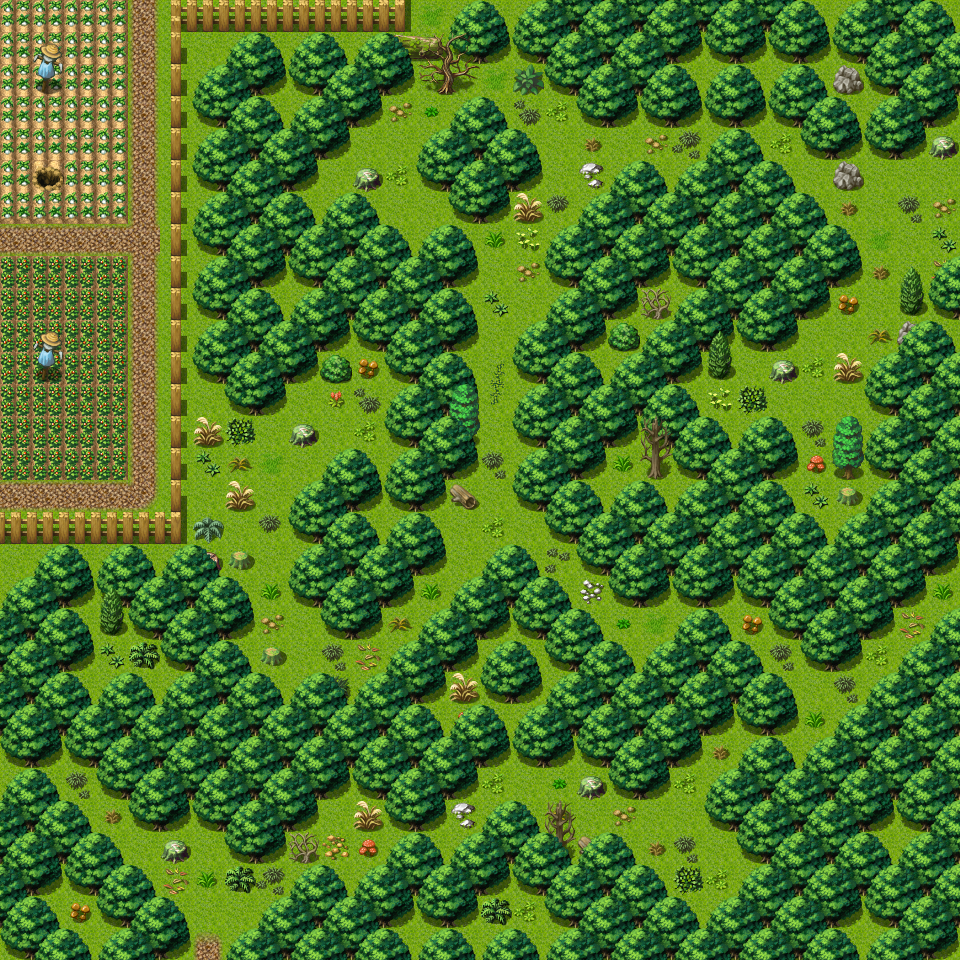

Below is a game level as drawn by its tile map, then a one-line description and the .tmx that defines it (tile-layer data replaced by summaries):
An orthogonal 30x30 tile map with 32x32 px tiles, 3 tile layers (Ground, Objects, Above), 1 hidden layer not drawn, 40 tilesets and 16 objects (12x spawn, 4x mapchange).

<map version="1.0" orientation="orthogonal" width="30" height="30" tilewidth="32" tileheight="32">
 <properties>
  <property name="outdoors" value="1" />
 </properties>
 <tileset firstgid="1" name="map_bed_1" tilewidth="32" tileheight="32">
  <image source="../drawable/map_bed_1.png" width="512" height="256" />
 </tileset>
 <tileset firstgid="129" name="map_border_1" tilewidth="32" tileheight="32">
  <image source="../drawable/map_border_1.png" width="512" height="256" />
 </tileset>
 <tileset firstgid="257" name="map_bridge_1" tilewidth="32" tileheight="32">
  <image source="../drawable/map_bridge_1.png" width="512" height="256" />
 </tileset>
 <tileset firstgid="385" name="map_broken_1" tilewidth="32" tileheight="32">
  <image source="../drawable/map_broken_1.png" width="512" height="256" />
 </tileset>
 <tileset firstgid="513" name="map_cavewall_1" tilewidth="32" tileheight="32">
  <image source="../drawable/map_cavewall_1.png" width="576" height="192" />
 </tileset>
 <tileset firstgid="621" name="map_cavewall_2" tilewidth="32" tileheight="32">
  <image source="../drawable/map_cavewall_2.png" width="576" height="192" />
 </tileset>
 <tileset firstgid="729" name="map_cavewall_3" tilewidth="32" tileheight="32">
  <image source="../drawable/map_cavewall_3.png" width="576" height="192" />
 </tileset>
 <tileset firstgid="837" name="map_chair_table_1" tilewidth="32" tileheight="32">
  <image source="../drawable/map_chair_table_1.png" width="512" height="256" />
 </tileset>
 <tileset firstgid="965" name="map_crate_1" tilewidth="32" tileheight="32">
  <image source="../drawable/map_crate_1.png" width="512" height="256" />
 </tileset>
 <tileset firstgid="1093" name="map_cupboard_1" tilewidth="32" tileheight="32">
  <image source="../drawable/map_cupboard_1.png" width="512" height="256" />
 </tileset>
 <tileset firstgid="1221" name="map_curtain_1" tilewidth="32" tileheight="32">
  <image source="../drawable/map_curtain_1.png" width="512" height="256" />
 </tileset>
 <tileset firstgid="1349" name="map_entrance_1" tilewidth="32" tileheight="32">
  <image source="../drawable/map_entrance_1.png" width="512" height="256" />
 </tileset>
 <tileset firstgid="1477" name="map_fence_1" tilewidth="32" tileheight="32">
  <image source="../drawable/map_fence_1.png" width="512" height="256" />
 </tileset>
 <tileset firstgid="1605" name="map_fence_2" tilewidth="32" tileheight="32">
  <image source="../drawable/map_fence_2.png" width="512" height="256" />
 </tileset>
 <tileset firstgid="1733" name="map_ground_1" tilewidth="32" tileheight="32">
  <image source="../drawable/map_ground_1.png" width="512" height="256" />
 </tileset>
 <tileset firstgid="1861" name="map_ground_2" tilewidth="32" tileheight="32">
  <image source="../drawable/map_ground_2.png" width="512" height="256" />
 </tileset>
 <tileset firstgid="1989" name="map_ground_3" tilewidth="32" tileheight="32">
  <image source="../drawable/map_ground_3.png" width="512" height="256" />
 </tileset>
 <tileset firstgid="2117" name="map_ground_4" tilewidth="32" tileheight="32">
  <image source="../drawable/map_ground_4.png" width="512" height="256" />
 </tileset>
 <tileset firstgid="2245" name="map_ground_5" tilewidth="32" tileheight="32">
  <image source="../drawable/map_ground_5.png" width="512" height="256" />
 </tileset>
 <tileset firstgid="2373" name="map_ground_6" tilewidth="32" tileheight="32">
  <image source="../drawable/map_ground_6.png" width="512" height="256" />
 </tileset>
 <tileset firstgid="2501" name="map_ground_7" tilewidth="32" tileheight="32">
  <image source="../drawable/map_ground_7.png" width="512" height="256" />
 </tileset>
 <tileset firstgid="2629" name="map_ground_8" tilewidth="32" tileheight="32">
  <image source="../drawable/map_ground_8.png" width="512" height="256" />
 </tileset>
 <tileset firstgid="2757" name="map_indoor_1" tilewidth="32" tileheight="32">
  <image source="../drawable/map_indoor_1.png" width="512" height="256" />
 </tileset>
 <tileset firstgid="2885" name="map_kitchen_1" tilewidth="32" tileheight="32">
  <image source="../drawable/map_kitchen_1.png" width="512" height="256" />
 </tileset>
 <tileset firstgid="3013" name="map_outdoor_1" tilewidth="32" tileheight="32">
  <image source="../drawable/map_outdoor_1.png" width="512" height="256" />
 </tileset>
 <tileset firstgid="3141" name="map_pillar_1" tilewidth="32" tileheight="32">
  <image source="../drawable/map_pillar_1.png" width="512" height="256" />
 </tileset>
 <tileset firstgid="3269" name="map_plant_1" tilewidth="32" tileheight="32">
  <image source="../drawable/map_plant_1.png" width="512" height="256" />
 </tileset>
 <tileset firstgid="3397" name="map_rock_1" tilewidth="32" tileheight="32">
  <image source="../drawable/map_rock_1.png" width="512" height="256" />
 </tileset>
 <tileset firstgid="3525" name="map_roof_1" tilewidth="32" tileheight="32">
  <image source="../drawable/map_roof_1.png" width="512" height="256" />
 </tileset>
 <tileset firstgid="3653" name="map_roof_2" tilewidth="32" tileheight="32">
  <image source="../drawable/map_roof_2.png" width="512" height="256" />
 </tileset>
 <tileset firstgid="3781" name="map_shop_1" tilewidth="32" tileheight="32">
  <image source="../drawable/map_shop_1.png" width="512" height="256" />
 </tileset>
 <tileset firstgid="3909" name="map_sign_ladder_1" tilewidth="32" tileheight="32">
  <image source="../drawable/map_sign_ladder_1.png" width="512" height="256" />
 </tileset>
 <tileset firstgid="4037" name="map_table_1" tilewidth="32" tileheight="32">
  <image source="../drawable/map_table_1.png" width="512" height="256" />
 </tileset>
 <tileset firstgid="4165" name="map_trail_1" tilewidth="32" tileheight="32">
  <image source="../drawable/map_trail_1.png" width="512" height="256" />
 </tileset>
 <tileset firstgid="4293" name="map_tree_1" tilewidth="32" tileheight="32">
  <image source="../drawable/map_tree_1.png" width="512" height="256" />
 </tileset>
 <tileset firstgid="4421" name="map_wall_1" tilewidth="32" tileheight="32">
  <image source="../drawable/map_wall_1.png" width="512" height="256" />
 </tileset>
 <tileset firstgid="4549" name="map_wall_2" tilewidth="32" tileheight="32">
  <image source="../drawable/map_wall_2.png" width="480" height="256" />
 </tileset>
 <tileset firstgid="4669" name="map_wall_3" tilewidth="32" tileheight="32">
  <image source="../drawable/map_wall_3.png" width="480" height="256" />
 </tileset>
 <tileset firstgid="4789" name="map_window_1" tilewidth="32" tileheight="32">
  <image source="../drawable/map_window_1.png" width="512" height="256" />
 </tileset>
 <tileset firstgid="4917" name="map_window_2" tilewidth="32" tileheight="32">
  <image source="../drawable/map_window_2.png" width="512" height="256" />
 </tileset>
 <layer name="Ground" width="30" height="30">
  <data>[900 cells, 900 non-empty, 3 distinct tile ids]</data>
 </layer>
 <layer name="Objects" width="30" height="30">
  <data>[900 cells, 750 non-empty, 61 distinct tile ids]</data>
 </layer>
 <layer name="Above" width="30" height="30">
  <data>[900 cells, 117 non-empty, 9 distinct tile ids]</data>
 </layer>
 <layer name="Walkable" width="30" height="30" visible="0">
  <data>[900 cells, 677 non-empty, 1 distinct tile ids]</data>
 </layer>
 <objectgroup name="Mapevents">
  <object name="south" type="mapchange" x="192" y="928" width="32" height="32">
   <properties>
    <property name="map" value="roadbeforecrossroads1" />
    <property name="place" value="north" />
   </properties>
  </object>
  <object name="west" type="mapchange" x="0" y="768" width="32" height="32">
   <properties>
    <property name="map" value="lodar1" />
    <property name="place" value="east" />
   </properties>
  </object>
  </objectgroup>
 <objectgroup name="Spawn">
  <!-- 12 objects omitted --></objectgroup>
 <objectgroup name="Keys" visible="0" />
</map>
<!-- 14 of 16 objects omitted -->
